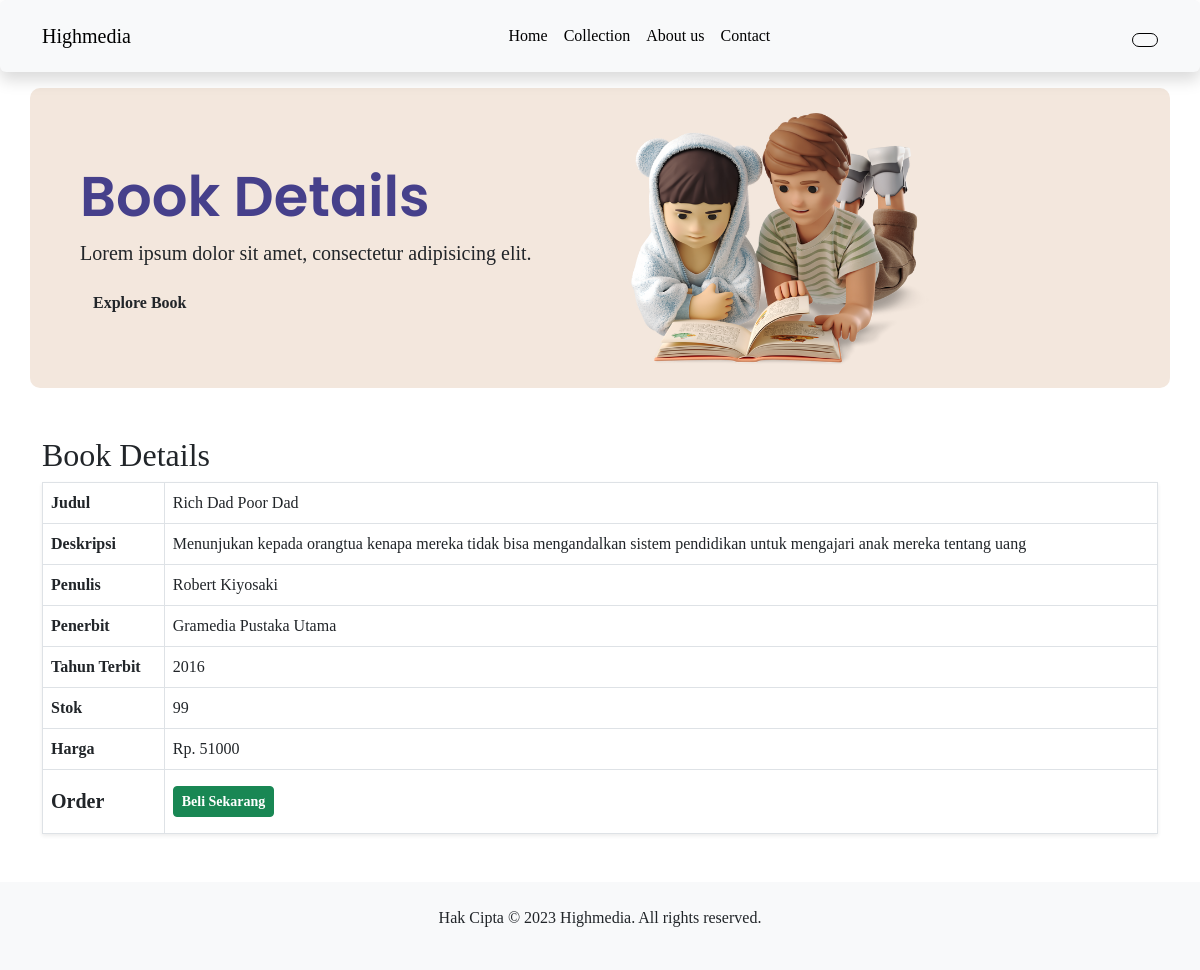
The app's page /detail_buku.php?id_buku=2 with its own data.
### tables this page shows
CREATE TABLE `card_buku` (
  `id_buku` int(11) NOT NULL,
  `gambar_buku` varchar(32) NOT NULL,
  `judul_buku` varchar(32) DEFAULT NULL,
  `deskripsi` text NOT NULL,
  `penulis` varchar(32) DEFAULT NULL,
  `penerbit` varchar(32) DEFAULT NULL,
  `tahun_terbit` year(4) DEFAULT NULL,
  `stok` int(11) DEFAULT NULL,
  `harga_satuan` varchar(32) DEFAULT NULL
);

### detail_buku.php (the view, shortened to what this page needs)
<?php
    include "koneksi.php";
    if (isset($_GET['id_buku'])) {
    $id_buku = $_GET['id_buku'];
    $query = "SELECT * FROM card_buku WHERE id_buku = '$id_buku'";
    $result = mysqli_query($koneksi, $query);
    if (mysqli_num_rows($result) > 0) {
        $buku = mysqli_fetch_assoc($result);
?>
<!DOCTYPE html>
<html lang="en">
<head>
  <link rel="stylesheet" href="css/bootstrap.min.css">
  <link rel="stylesheet" href="style.css">
</head>
<body>
  <header>
    <nav class="navbar sticky-top navbar-expand-lg bg-body-tertiary  shadow p-3 mb-3 rounded">
      <div class="container">
        <a class="navbar-brand" href="index.html">Highmedia</a>
        <div class="collapse navbar-collapse" id="navbarNavAltMarkup">
          <div class="navbar-nav mx-auto">
            <a class="nav-link" aria-current="page" href="index.php">Home</a>
            <a class="nav-link" href="koleksi.php">Collection</a>
            <a class="nav-link" href="#">About us</a>
            <a class="nav-link">Contact</a>
            </div>
            <div class="profile">
              <a href="logout.php" class="btn align-self-end login"><?php echo $_SESSION['username'] ?></a>
            </div>
          </div>
        </div>
    </nav>
  </header>
  <main>
    <section class="jumbotron mb-5">
      <div class="container same">
        <div class="row">
          <div class="col build">
        <h3 class="display-4 ganti fw-semibold">Book Details</h3>
        <p class="lead">Lorem ipsum dolor sit amet, consectetur adipisicing elit.</p>
        <a href="#detail_buku" class="btn ubah fw-semibold">Explore Book</a>
        </div>
        <div class="col bocil1">
        <img src="assets/bocil.png" width="300px" class="bocil">
        </div>
      </div>
    </section>
    <div class="container mb-5" id="detail_buku">
        <h2>Book Details</h2>
        <table class="table table-bordered shadow-sm">
            <tbody>
                <tr>
                    <th>Judul</th>
                    <td><?php echo $buku['judul_buku']; ?></td>
                </tr>
                <tr>
                    <th>Deskripsi</th>
                    <td><?php echo $buku['deskripsi']; ?></td>
                </tr>
                <tr>
                    <th>Penulis</th>
                    <td><?php echo $buku['penulis']; ?></td>
                </tr>
                <tr>
                    <th>Penerbit</th>
                    <td><?php echo $buku['penerbit']; ?></td>
                </tr>
                <tr>
                    <th>Tahun Terbit</th>
                    <td><?php echo $buku['tahun_terbit']; ?></td>
                </tr>
                <tr>
                    <th>Stok</th>
                    <td><?php echo $buku['stok']; ?></td>
                </tr>
                <tr>
                    <th>Harga</th>
                    <td><?php echo "Rp. " . $buku['harga_satuan']; ?></td>
                </tr>
                <tr>
                    <th class="mt-5"><p class="mt-2 mb-2 fs-5 fw-bold">Order</p></th>
                    <td><a href="co.php?id_buku=<?php echo $buku['id_buku']; ?>" class="btn btn-success btn-sm mt-2 mb-2 fw-bold">Beli Sekarang</a></td>
                </tr>
            </tbody>
        </table>
    </div>
    <?php
        } else {
            echo "Book not found.";
        }
        } else {
            echo "Parameter id_buku not found in the URL.";
        }
    ?>
  </main>
  <footer class="bg-light text-center py-4">
    <div class="container">
      <p>Hak Cipta &copy; 2023 Highmedia. All rights reserved.</p>
    </div>
  </footer>
</body>
</html>

### style.css (style rules this page uses)
.nav-link { color: black; }
* { font-family: 'Times New Roman', Times, serif, 'Poppins'; }
@media (min-width: 992px) { .same { background-color: #f3e7dd; border-radius: 10px; height: 300px; padding-top: 25px; padding-left: 50px; font-family: Poppins; font-weight: bold; } }
@media (min-width: 992px) { .build { padding-top: 50px; } }
@media (min-width: 992px) { .ganti { color: #46408B; font-family: 'poppins'; } }
@media (min-width: 992px) { .bocil1 { position: relative; } }
@media (min-width: 992px) { .bocil { padding-bottom: 300px; } }
@media (min-width: 992px) { .login { border: 1px solid black; border-radius: 20px; } }
@media (min-width: 992px) { .profile { margin-top: 5px; position: relative; float: right; } }

### records on screen
card_buku: judul_buku "Rich Dad Poor Dad", deskripsi "Menunjukan kepada orangtua kenapa mereka tidak bisa mengandalkan sistem pendidikan untuk mengajari anak mereka tentang uang", penulis "Robert Kiyosaki", penerbit "Gramedia Pustaka Utama", tahun_terbit "2016", stok "99", harga_satuan "51000"
